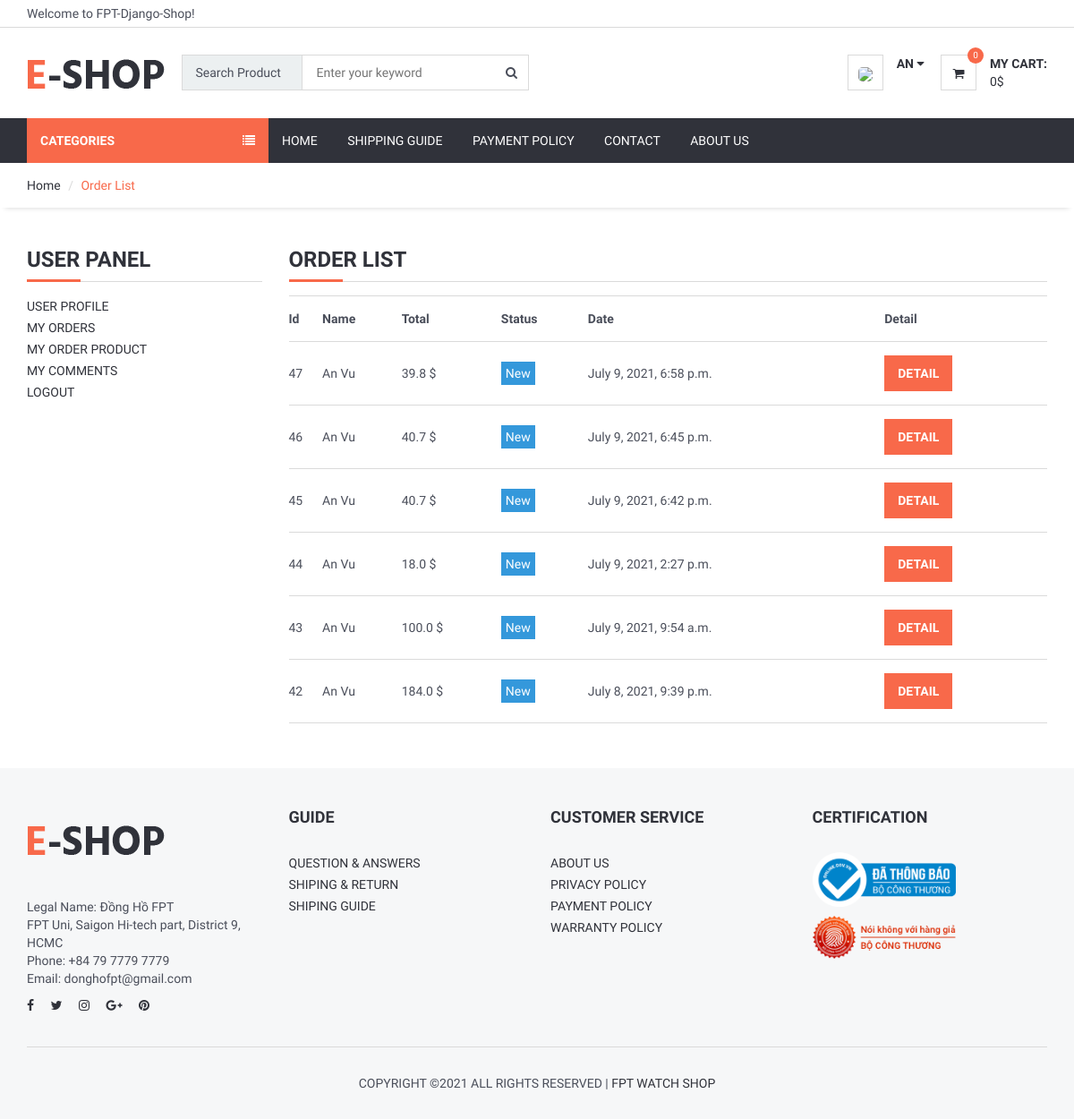
Screenshot of /user/orders/ (signed in) with the database file from the repository.
### order/models.py (models this page shows, shortened)
class Order(models.Model):
    STATUS = (
        ('New', 'New'),
        ('Accepted', 'Accepted'),
        ('Preparing', 'Preparing'),
        ('OnShipping', 'OnShipping'),
        ('Completed', 'Completed'),
        ('Canceled', 'Canceled'),
    )
    user = models.ForeignKey(User, on_delete=models.SET_NULL, null=True)
    code = models.CharField(max_length=5, editable=False)
    first_name = models.CharField(max_length=10)
    last_name = models.CharField(max_length=10)
    phone = models.CharField(blank=True, max_length=20)
    address = models.CharField(blank=True, max_length=150)
    city = models.CharField(blank=True, max_length=20)
    country = models.CharField(blank=True, max_length=20)
    total = models.FloatField()
    status=models.CharField(max_length=10,choices=STATUS,default='New')
    adminnote = models.CharField(blank=True, max_length=100)
    create_at=models.DateTimeField(auto_now_add=True)
    update_at=models.DateTimeField(auto_now=True)
    voucher = models.ForeignKey(Voucher, on_delete=models.SET_NULL, null=True, blank=True)
    total_after_used_voucher = models.FloatField(null=True, blank=True)

### user/views.py (the view)
# urls.py: path('orders/', views.user_orders, name='user_orders'),
def user_orders(request):
    category = Category.objects.filter(status='True')
    current_user = request.user
    orders = Order.objects.filter(user_id = current_user.id).order_by("-create_at")
    number_of_order = 10
    paginator = Paginator(orders, number_of_order)
    page_number = request.GET.get('page')
    orders = paginator.get_page(page_number)
    context = {'category': category,
                'orders': orders}
    return render(request, 'user/user_orders.html', context)

### order/cart.py (called while the page is built)
    def __len__(self):
        return sum(item["quantity"] for item in self.cart.values())

    def get_total_price_after_user_voucher(self):
        if self.voucher:
            if self.cart:
                return self.voucher['voucher']['total_after_used_voucher']
            else:
                return 0
        else:
            return self.get_total_price()

    def get_subtotal_price(self):
        if self.cart:
            return round(sum(float(item['price']) * item['quantity']
                for item in self.cart.values()),2)
        else:
            return 0

    def get_total_price(self):
        subtotal = self.get_subtotal_price()
        total = subtotal
        return total

### order/context_processors.py (called while the page is built)
def cart(request):
    return {'cart': Cart(request)}

### user/templates/user/user_orders.html (shortened to what this page needs)
{% extends 'home/homebase.html' %}
{% block sidebar %} {% include 'home/sidebar.html' %} {% endblock %}
{% block body %}
	<div id="breadcrumb">
		<div class="container">
			<ul class="breadcrumb">
				<li><a href="/">Home</a></li>
				<li class="active">Order List</li>
			</ul>
		</div>
	</div>
	<div class="section">
		<div class="container">
			<div class="row">
					<div class="col-md-3">
						{% include "user/user_panel.html" %}
					</div>
					<div class="col-md-9">
						<div class="order-summary clearfix">
							<div class="section-title">
								<h3 class="title">Order List</h3>
							</div>
                        <table class="shopping-cart-table table">
                            <tr>
                                <th class="text-left">Id </th>
                                <th class="text-left">Name</th>
                                <th class="text-left">Total </th>
                                <th class="text-left">Status </th>
                                <th class="text-left">Date </th>
                                <th class="text-left">Detail </th>
                            </tr>
                            {% for rs in orders %}
                                <tr>
                                    <td class="text-left">{{ rs.id}} </td>
                                    <td class="text-left">{{ rs.first_name}} {{ rs.last_name}}</td>
                                    <td class="text-left">
									{% if rs.voucher %}
										{{ rs.total_after_used_voucher}} $
									{% else %}
										{{ rs.total}} $
									{% endif %}
									</td>
									 {% if rs.status == 'New' or rs.status == 'Preparing'%}
                                    <td class="text-left"><span style="background-color:#3498db; color:white; padding:5px">{{ rs.status}}</span> </td>
									{% elif rs.status == 'Accepted' or rs.status == 'Completed'  %}
									<td class="text-left"><span style="background-color:#27ae60; color:white;padding:5px">{{ rs.status}}</span> </td>
									{% elif rs.status == 'OnShipping'%}
									<td class="text-left"><span style="background-color:#f1c40f; color:white;padding:5px">{{ rs.status}}</span> </td>
									{% else %}
									<td class="text-left"><span style="background-color:#e74c3c; color:white;padding:5px">{{ rs.status}}</span> </td>
									{% endif %}
                                    <td class="text-left">{{ rs.create_at}} </td>
                                    <td class="text-left"><a class="primary-btn" href="/user/order_detail/{{ rs.id }}"> Detail </a></td>
                                </tr>
                            {% endfor %}
                        </table>
						</div>
					</div>
			</div>
		</div>
	</div>
{% endblock %}

### home/templates/home/header.html (shortened to what this page needs)
	{% load static %}
	<header>
		<div id="top-header">
			<div class="container">
				<div class="pull-left">
					<span>Welcome to FPT-Django-Shop!</span>
				</div>
			</div>
		</div>
		<div id="header">
			<div class="container">
				<div class="pull-left">
					<div class="header-logo">
						<a class="logo" href="/">
							<img src="{% static './img/logo.png' %}" alt="">
						</a>
					</div>
					<div class="header-search">
						<form action="/search/" method="POST">
							<input id="query" name="query" class="input search-input" type="text" placeholder="Enter your keyword">
						 	<select name="catid" class="input search-categories"
							 style="background-color: #ecf0f1;-webkit-appearance: none;"
							 onmousedown="(function(e){ e.preventDefault(); })(event, this)">
								<option value="0" hidden>Search Product</option>
							</select>
							<button class="search-btn"><i class="fa fa-search"></i></button>
						</form>
					</div>
				</div>
				<div class="pull-right">
					<ul class="header-btns">
						<li class="header-account dropdown default-dropdown">
						{% if user.id is not None %}
							<div class="dropdown-toggle" role="button" data-toggle="dropdown" aria-expanded="true">
								<div class="header-btns-icon">
									<img src="{{ request.session.userimage }}" style="height: 40px; border-radius: 30%">
								</div>
								<strong class="text-uppercase">{{user.first_name}} <i class="fa fa-caret-down"></i></strong>
							</div>
						{% else %}
							<a href="/login" class="text-uppercase">Login</a> / <a href="/signup" class="text-uppercase">Sign Up</a>
						{% endif %}
						</li>
						<li class="header-cart dropdown default-dropdown">
							<a href="/shopcart/" >
								<div class="header-btns-icon">
									<i class="fa fa-shopping-cart"></i>
									<span class="qty" id="cart-count">
										{% with total_quantity=cart|length %}
                    							{{ total_quantity}}
										{% endwith %}
									</span>
								</div>
								<strong class="text-uppercase">My Cart:</strong>
								<br>
								<span id="cart-price">{{cart.get_total_price_after_user_voucher}}$</span>
							</a>
						</li>
					</ul>
				</div>
			</div>
		</div>
	</header>

### home/static/css/style.css (style rules this page uses)
body { font-family: 'Hind', sans-serif; color: #4A4E5A; overflow-x: hidden; }
h1, h2, h3, h4, h5, h6 { color: #30323A; margin: 0 0 10px; font-weight: 700; }
a { color: #30323A; -webkit-transition: 0.3s color; transition: 0.3s color; }
strong { color: #30323A; }
ul, ol { margin: 0; padding: 0; list-style: none }
.main-btn, .primary-btn { display: inline-block; padding: 10px 15px; text-transform: uppercase; font-weight: 700; border: none; -webkit-transition: 0.3s all; transition: 0.3s all; }
.primary-btn { color: #FFF; background-color: #F8694A; }
.input { width: 100%; height: 40px; padding: 0px 15px; border: none; background-color: transparent; -webkit-box-shadow: 0px 0px 0px 1px #DADADA inset, 0px 0px 0px 5px transparent; box-shadow: 0px 0px 0px 1px #DADADA inset, 0px 0px 0px 5px transparent; -webkit-transition: 0.3s all; transition: 0.3s all; }
.section { padding-top: 30px; padding-bottom: 30px; }
.section-title { position: relative; margin-bottom: 15px; margin-top: 15px; border-bottom: 1px solid #DADADA; }
.section-title .title { display: inline-block; text-transform: uppercase; }
.section-title:after { content: ""; position: absolute; left: 0; bottom: -1.5px; height: 3px; width: 60px; background-color: #F8694A; }
#breadcrumb { -webkit-box-shadow: 0px 6px 6px -6px rgba(0, 0, 0, 0.175); box-shadow: 0px 6px 6px -6px rgba(0, 0, 0, 0.175); }
.breadcrumb { background-color: transparent; border: none; border-radius: 0px; padding: 15px 0px; margin: 0; }
.breadcrumb>.active { color: #F8694A; }
.breadcrumb>li+li:before { color: #DADADA; }
#header { padding-top: 15px; padding-bottom: 15px; }
#top-header { padding-top: 5px; padding-bottom: 5px; border-bottom: 1px solid #DADADA; }
.header-logo { display: inline-block; margin-right: 15px; }
.header-logo .logo>img { width: 100%; max-height: 70px; }
.header-search { display: inline-block; padding: 15px 0px; max-width: 400px; }
.header-search>form { position: relative; }
.header-search>form .search-input { padding-left: 150px; padding-right: 45px; }
.header-search>form .search-categories { position: absolute; left: 0px; top: 0px; width: 135px; }
.header-search>form .search-btn { position: absolute; top: 0px; right: 0px; width: 40px; height: 40px; background-color: transparent; border: none; }
.header-btns>li { display: inline-block; vertical-align: top; padding: 15px 0px; }
.header-btns>li+li { margin-left: 15px; }
.header-btns>li .header-btns-icon { position: relative; float: left; margin-right: 15px; width: 40px; height: 40px; line-height: 40px; text-align: center; color: #30323A; background-color: #FFF; border: 1px solid #DADADA; }
.header-btns .dropdown-toggle { display: block; cursor: pointer; }
.header-cart .header-btns-icon .qty { position: absolute; right: -9px; top: -9px; width: 18px; height: 18px; line-height: 18px; text-align: center; font-size: 10px; background: #F8694A; color: #FFF; border-radius: 50%; }
.shopping-cart-table>tbody>tr>td, .shopping-cart-table>tbody>tr>th, .shopping-cart-table>tfoot>tr>td, .shopping-cart-table>tfoot>tr>th, .shopping-cart-table>thead>tr>td, .shopping-cart-table>thead>tr>th { padding: 15px 0px; vertical-align: middle; border-top: 1px solid #DADADA; }
.shopping-cart-table>tbody>tr:last-child>td { border-bottom: 1px solid #DADADA; }

### rows the page displays
Order: id "47", first_name "An", last_name "Vu", total "39.8", status "New", create_at "July 9, 2021, 6:58 p.m."
Order: id "46", first_name "An", last_name "Vu", total "40.7", status "New", create_at "July 9, 2021, 6:45 p.m."
Order: id "45", first_name "An", last_name "Vu", total "40.7", status "New", create_at "July 9, 2021, 6:42 p.m."
Order: id "44", first_name "An", last_name "Vu", total "18.0", status "New", create_at "July 9, 2021, 2:27 p.m."
Order: id "43", first_name "An", last_name "Vu", total "100.0", status "New", create_at "July 9, 2021, 9:54 a.m."
Order: id "42", first_name "An", last_name "Vu", total "184.0", status "New", create_at "July 8, 2021, 9:39 p.m."

### other values shown
{{ user.first_name }} "AN"
{{ total_quantity }} "0"
{{ cart.get_total_price_after_user_voucher }} "0"
